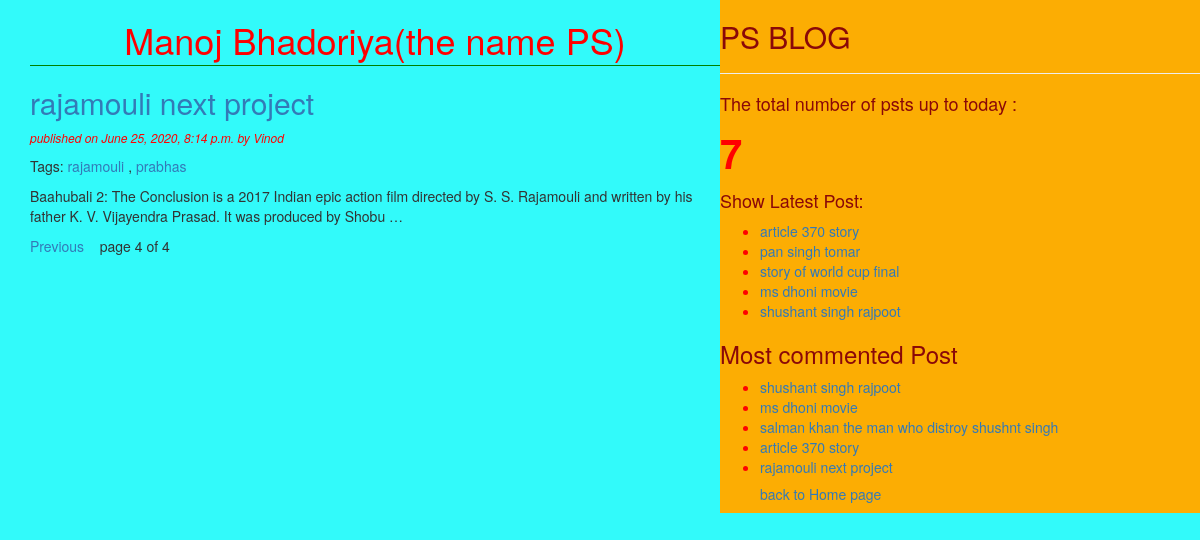
/?page=4, run on the app's committed database.
### Blog/models.py (models this page shows, shortened)
class Post(models.Model):
    STATUS_CHOICES=(('draft','Draft'),('published','Published'))
    title=models.CharField(max_length=256)
    slug=models.SlugField(max_length=264,unique_for_date='publish')
    author=models.ForeignKey(User,related_name='blog_posts',on_delete=models.DO_NOTHING)
    body=models.TextField()
    publish=models.DateTimeField(default=timezone.now)
    created=models.DateTimeField(auto_now_add=True)
    updated=models.DateTimeField(auto_now=True)
    status=models.CharField(max_length=10,choices=STATUS_CHOICES,default='draft')
    objects=CustomManager()
    tags=TaggableManager()
    class Meta:
        ordering=('-publish',)
    def get_absolute_url(self):
        return reverse('post_detail',args=[self.publish.year,self.publish.strftime('%m')
        ,self.publish.strftime('%d'),self.slug])

### Blog/views.py (the view)
# urls.py: url(r'^$', views.post_list_view),
def post_list_view(request,tag_slug=None):
    post_list=Post.objects.all()
    tag=None
    if tag_slug:
        tag=get_object_or_404(Tag,slug=tag_slug)
        post_list=post_list.filter(tags__in=[tag])
    paginator=Paginator(post_list,2)
    page_number=request.GET.get('page')
    try:
        post_list=paginator.page(page_number)
    except PageNotAnInteger:
        post_list=paginator.page(1)
    except EmptyPage:
        post_list=paginator.page(paginator.num_pages)
    return render(request,'blog/post_list.html',{'post_list':post_list,'tag':tag})

### Blog/models.py (called while the page is built)
    def get_queryset(self):
        return super().get_queryset().filter(status='published')

### Blog/templatetags/blog_tag.py (called while the page is built)
@register.simple_tag(name='my_tag')
def total_post():
    return Post.objects.count()

@register.inclusion_tag('blog/latest_posts123.html')
def show_latest_post(count=3):
    latest_posts=Post.objects.order_by('-publish')[:count]
    return {'latest_posts':latest_posts}

@register.simple_tag
def get_most_commented_posts(count=5):
    return Post.objects.annotate(total_comments=Count('comments')).order_by('-total_comments')[:count]

### templates/blog/post_list.html (shortened to what this page needs)
<!DOCTYPE html>
{%extends 'blog/base.html'%}
  {%block content%}
  <h1>Manoj Bhadoriya(the name PS)</h1>
  {% for post in post_list %}
    <a href="{{post.get_absolute_url}}"><h2>{{post.title}}</h2></a>
    <p id="date">published on {{post.publish}} by {{post.author|title}}</p>
    <p>Tags:
      {%for tag in post.tags.all %}
    <a href="{% url 'post_list_by_tag_name' tag.slug %}">{{tag.name}}</a>
    {%if not forloop.last%},{%endif%}
      {%endfor%}
    </p>
    {{post.body|truncatewords:30|linebreaks}}
  {%endfor%}
  {% include 'blog/pagination.html' with page=post_list%}
  {%endblock%}

### templates/blog/base.html (shortened to what this page needs)
<!DOCTYPE html>
{%load static%}
{%load blog_tag%}
<html lang="en" dir="ltr">
  <head>
<link rel="stylesheet" href="https://stackpath.bootstrapcdn.com/bootstrap/3.4.1/css/bootstrap.min.css"
>
<link rel="stylesheet" href="{%static "css/blog1.css" %}">
  </head>
  <body>
    <div class="content">
      {%block content%}   {%endblock%}
    </div>
    <div class="sidebar">
      <h2>PS BLOG</h2><hr>
      <p><h4>The total number of psts up to today :</h4> <span id="pcount">{%my_tag%}</span></p>
      <h4>Show Latest Post:</h4>{%show_latest_post 5 %}
      <h3>Most commented Post</h3>
      {% get_most_commented_posts as most_commented_post%}
      <ul>
        {%for post in most_commented_post%}
        <li id="anchor"><a href="{{post.get_absolute_url}}">{{post.title}}</a></li>
        {%endfor%}
        <h5><a href="/"> back to Home page</a></h5>
      </ul>
    </div>
  </body>
</html>

### templates/blog/latest_posts123.html
<ul>
  {% for post in latest_posts %}
  <li id="anchor"><a href="{{post.get_absolute_url}}">{{post.title}}</a></li>
  {%endfor%}
</ul>

### static/css/blog1.css (style rules this page uses)
.content { width:60%; float:left; padding: 0 0 0 30px; background: #32fafa; height: 100% }
.sidebar { width:40%; float:right; background: #fcad03; margin:0 0 10 0px; height: 100%; color: #8a0808; }
h1 { color: red; text-align: center; border-bottom: 1px solid green; padding-bottom: 5px; }
body { background: #32fafa; }
#date,#ch { color: red; font-size: 12px; font-style: italic; }
#pcount { font-size: 40px; color: red; font-weight: bold; }
#anchor { color: red; }

### data on the page
Post: title "rajamouli next project", publish "June 25, 2020, 8:14 p.m.", author "Vinod", body "Baahubali 2: The Conclusion is a 2017 Indian epic action film directed by S. S. Rajamouli and written by his father K. V. Vijayendra Prasad. It was produced by Shobu …"
Tag: name "rajamouli"
Tag: name "prabhas"
Post: title "article 370 story"
Post: title "pan singh tomar"
Post: title "story of world cup final"
Post: title "ms dhoni movie"
Post: title "shushant singh rajpoot"
Post: title "salman khan the man who distroy shushnt singh"

### other printed values
{{ page.number }} "4"
{{ page.paginator.num_pages }} "4"
